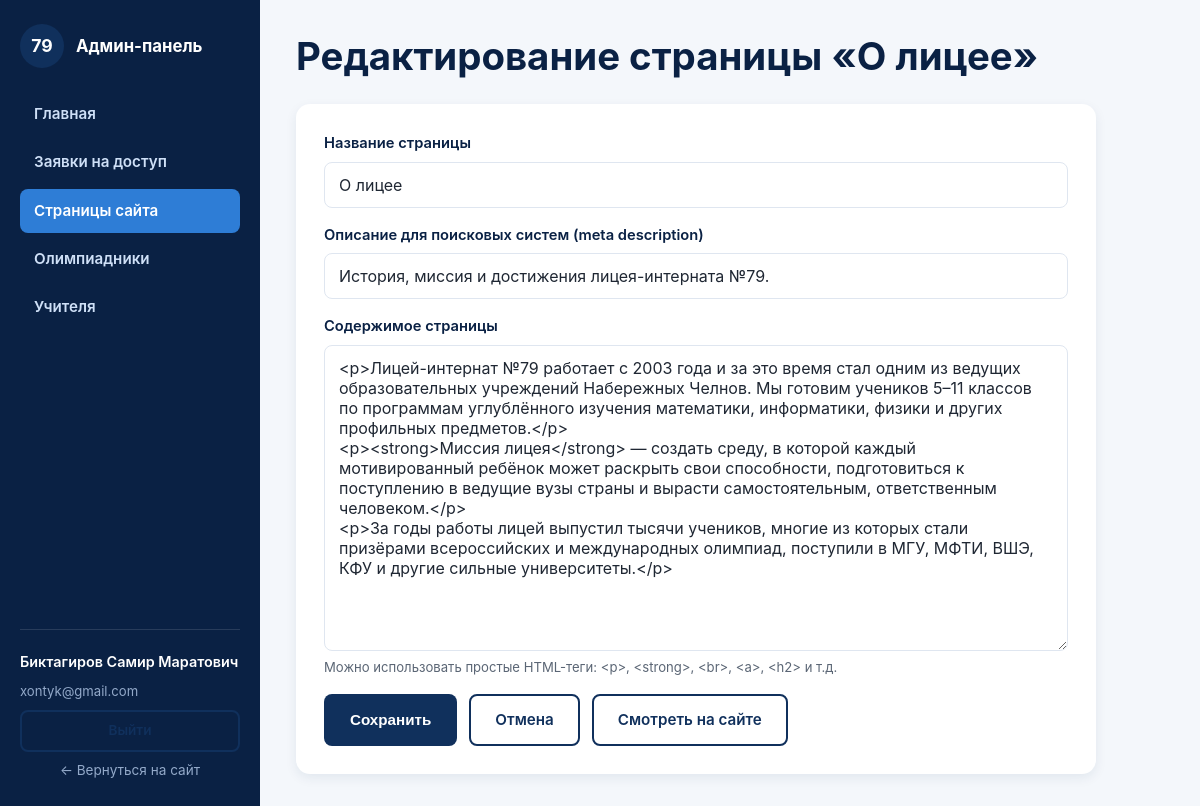
Screenshot of /admin/page-edit.php?id=2 (signed in) with the database file from the repository.
### tables this page shows
CREATE TABLE IF NOT EXISTS pages (
    id               INT UNSIGNED AUTO_INCREMENT PRIMARY KEY,
    slug             VARCHAR(191) NOT NULL,
    title            VARCHAR(255) NOT NULL,
    content          MEDIUMTEXT NULL,
    meta_description VARCHAR(500) NULL,
    protected        TINYINT(1) NOT NULL DEFAULT 0,
    nav_order        INT NOT NULL DEFAULT 100,
    updated_at       DATETIME NOT NULL DEFAULT CURRENT_TIMESTAMP ON UPDATE CURRENT_TIMESTAMP,
    UNIQUE KEY uniq_slug (slug)
);

### includes/functions.php (called while the page is built, shortened)
<?php
function e(?string $value): string
{
    return htmlspecialchars($value ?? '', ENT_QUOTES, 'UTF-8');
}
function core_page_files(): array
{
    return [
        'home' => 'index.php',
        'about' => 'about.php',
        'education' => 'education.php',
        'admission' => 'admission.php',
        'life' => 'life.php',
        'teachers' => 'teachers.php',
        'olympiad' => 'olympiad.php',
        'careers' => 'careers.php',
        'contacts' => 'contacts.php',
    ];
}
function page_url(string $slug): string
{
    $core = core_page_files();
    return isset($core[$slug]) ? '/' . $core[$slug] : '/page.php?slug=' . urlencode($slug);
}

### admin/page-edit.php (the view, shortened to what this page needs)
<?php
require_once __DIR__ . '/../includes/auth.php';
$id = isset($_GET['id']) ? (int) $_GET['id'] : 0;
$stmt = $pdo->prepare('SELECT * FROM pages WHERE id = ?');
$stmt->execute([$id]);
$page = $stmt->fetch();
$title = $page['title'];
$content = $page['content'];
$metaDescription = $page['meta_description'] ?? '';
require __DIR__ . '/../includes/admin_header.php';
?>
<h1>Редактирование страницы «<?= e($page['title']) ?>»</h1>
<div class="admin-form-card" style="max-width:800px;">
  <form method="post" novalidate>
    <label>Название страницы
      <input type="text" name="title" required value="<?= e($title) ?>">
    </label>
    <label>Описание для поисковых систем (meta description)
      <input type="text" name="meta_description" value="<?= e($metaDescription) ?>">
    </label>
    <label>Содержимое страницы
      <textarea name="content" rows="14"><?= e($content) ?></textarea>
    </label>
    <p class="form-hint">Можно использовать простые HTML-теги: &lt;p&gt;, &lt;strong&gt;, &lt;br&gt;, &lt;a&gt;, &lt;h2&gt; и т.д.</p>
    <div class="form-actions">
      <button type="submit" class="btn btn-primary">Сохранить</button>
      <a href="pages.php" class="btn btn-outline">Отмена</a>
      <a href="<?= e(page_url($page['slug'])) ?>" class="btn btn-outline" target="_blank" rel="noopener">Смотреть на сайте</a>
    </div>
  </form>
</div>
<?php require __DIR__ . '/../includes/admin_footer.php'; ?>

### css/style.css (style rules this page uses)
:root { --navy: #10305c; --navy-dark: #0a2144; --blue-light: #eaf2fb; --blue-accent: #2e7dd6; --accent: #ff9e2c; --bg: #ffffff; --bg-soft: #f4f7fb; --text: #1f2733; --text-muted: #5b6675; --border: #dfe6f0; --radius: 14px; --radius-sm: 8px; --shadow: 0 10px 30px rgba(16, 48, 92, 0.08); --shadow-sm: 0 4px 12px rgba(16, 48, 92, 0.08); --font: 'Inter', -apple-system, BlinkMacSystemFont, 'Segoe UI', Roboto, Arial, sans-serif; --container-width: 1160px; }
* { box-sizing: border-box; }
html { scroll-behavior: smooth; }
body { margin: 0; font-family: var(--font); color: var(--text); background: var(--bg); line-height: 1.6; font-size: 16px; }
a { color: var(--blue-accent); text-decoration: none; }
h1, h2, h3, h4 { color: var(--navy-dark); line-height: 1.25; margin: 0 0 .5em; }
h1 { font-size: clamp(1.8rem, 3.2vw, 2.6rem); font-weight: 700; }
p { margin: 0 0 1em; color: var(--text); }
.btn { display: inline-block; padding: 12px 24px; border-radius: var(--radius-sm); font-weight: 600; font-size: 0.95rem; border: 2px solid transparent; cursor: pointer; text-decoration: none; transition: transform .15s ease, box-shadow .15s ease, background-color .15s ease, color .15s ease; }
.btn-primary { background: var(--navy); color: #fff; }
.btn-outline { background: transparent; color: var(--navy); border-color: var(--navy); }
form label { display: block; margin-bottom: 16px; font-weight: 600; font-size: 0.92rem; color: var(--navy-dark); }
form input[type="text"], form input[type="email"], form input[type="tel"], form input[type="password"], form input[type="number"], form textarea, form select { display: block; width: 100%; margin-top: 6px; padding: 12px 14px; border: 1px solid var(--border); border-radius: var(--radius-sm); font-family: inherit; font-size: 1rem; color: var(--text); background: #fff; font-weight: 400; }
form textarea { resize: vertical; min-height: 120px; }

### css/admin.css (style rules this page uses)
.admin-body { background: var(--bg-soft); }
.admin-content h1 { margin-bottom: 24px; }
.admin-form-card { background: #fff; border-radius: var(--radius); box-shadow: var(--shadow-sm); padding: 28px; max-width: 640px; }
.form-actions { display: flex; gap: 12px; margin-top: 8px; flex-wrap: wrap; }
.form-hint { color: var(--text-muted); font-size: 0.82rem; margin-top: -10px; margin-bottom: 16px; }

### rows the page displays
pages: title "О лицее", meta_description "История, миссия и достижения лицея-интерната №79.", content "<p>Лицей-интернат №79 работает с 2003 года и за это время стал одним из ведущих образовательных учреждений Набережных Челнов. Мы готовим учеников 5–11 классов по программам углублённого изучения математики, информатики, физики и других профильных предметов.</p> <p><strong>Миссия лицея</strong> — создать среду, в которой каждый мотивированный ребёнок может раскрыть свои способности, подготовиться к поступлению в ведущие вузы страны и вырасти самостоятельным, ответственным человеком.</p> <p>За годы работы лицей выпустил тысячи учеников, многие из которых стали призёрами всероссийских и международных олимпиад, поступили в МГУ, МФТИ, ВШЭ, КФУ и другие сильные университеты.</p>"

### other values shown
$item['label'] "Главная"
$item['label'] "Заявки на доступ"
$item['label'] "Страницы сайта"
$item['label'] "Олимпиадники"
$item['label'] "Учителя"
$admin['full_name'] "Биктагиров Самир Маратович"
$admin['email'] "xontyk@gmail.com"
